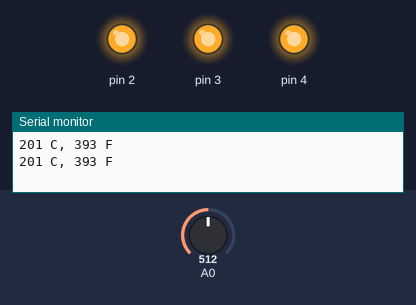
Simulated run of this sketch. Board: Arduino Uno, built with avr-gcc and run on an emulated ATmega328P. On the bench: output pins drawn as LEDs (lit = HIGH), the last lines printed to the serial monitor. Inputs (shaded band) come from the test bench; at power-on: A0 = 512.

Above: at 1.8 s.
1.9 s: A0 set to 233
3.4 s: A0 set to 209
At 5.1 s:
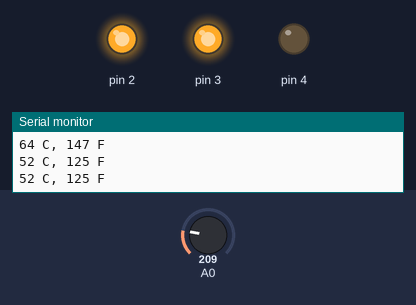
5.5 s: A0 set to 122
At 6.7 s:
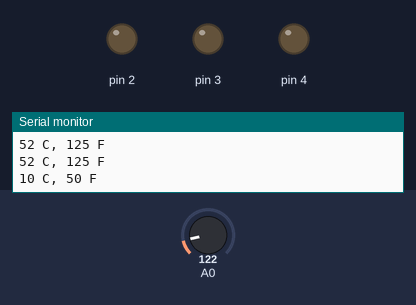
7.5 s: A0 set to 173
9.2 s: A0 set to 193
At 11.0 s:
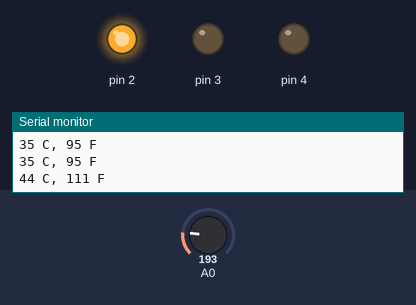
11.5 s: A0 set to 306
At 12.6 s:
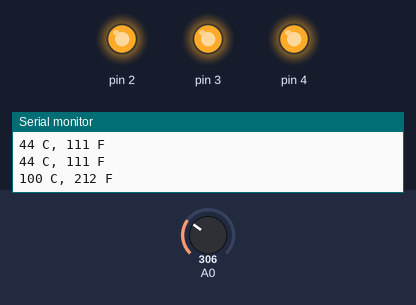
Timing chart, 0 to 14.5 s (numbered marks = the images above; inputs shaded):
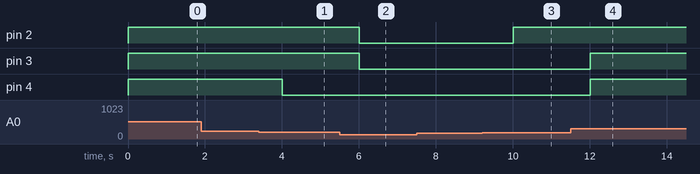

Measured:
- the behaviour switches between 224 and 223 on A0 (found by bisection; images 0 and 1)
- the behaviour switches between 183 and 184 on A0 (found by bisection; images 2 and 3)
- after the input at 3.4 s, pin 4: HIGH → LOW after 0.60 s
- after the input at 5.5 s, pin 2, pin 3: HIGH → LOW after 0.50 s
- after the input at 9.2 s, pin 2: LOW → HIGH after 0.81 s
- after the input at 11.5 s, pin 3, pin 4: LOW → HIGH after 0.51 s

The sketch:

ejercicio_3_alejandro1.ino
```cpp
// C++ code
//
int baselineTemp = 0;
int celsius = 0;
int fahrenheit = 0;

void setup()
{
  pinMode(A0, INPUT);
  Serial.begin(9600);
  pinMode(2, OUTPUT);
  pinMode(3, OUTPUT);
  pinMode(4, OUTPUT);
}

void loop()
{
  // set threshold temperature to activate LEDs
  baselineTemp = 40;
  // measure temperature in Celsius
  celsius = map((analogRead(A0) - 20) * 3.04, 0, 1023, -40, 125);
  // convert to Fahrenheit
  fahrenheit = ((celsius * 9) / 5 + 32);
  Serial.print(celsius);
  Serial.print(" C, ");
  Serial.print(fahrenheit);
  Serial.println(" F");
  if (celsius < baselineTemp) {
    digitalWrite(2, LOW);
    digitalWrite(3, LOW);
    digitalWrite(4, LOW);
  }
  if (celsius >= baselineTemp && celsius < baselineTemp + 10) {
    digitalWrite(2, HIGH);
    digitalWrite(3, LOW);
    digitalWrite(4, LOW);
  }
  if (celsius >= baselineTemp + 10 && celsius < baselineTemp + 20) {
    digitalWrite(2, HIGH);
    digitalWrite(3, HIGH);
    digitalWrite(4, LOW);
  }
  if (celsius >= baselineTemp + 20 && celsius < baselineTemp + 30) {
    digitalWrite(2, HIGH);
    digitalWrite(3, HIGH);
    digitalWrite(4, HIGH);
  }
  if (celsius >= baselineTemp + 30) {
    digitalWrite(2, HIGH);
    digitalWrite(3, HIGH);
    digitalWrite(4, HIGH);
  }
  delay(1000); // Wait for 1000 millisecond(s)
}
```
